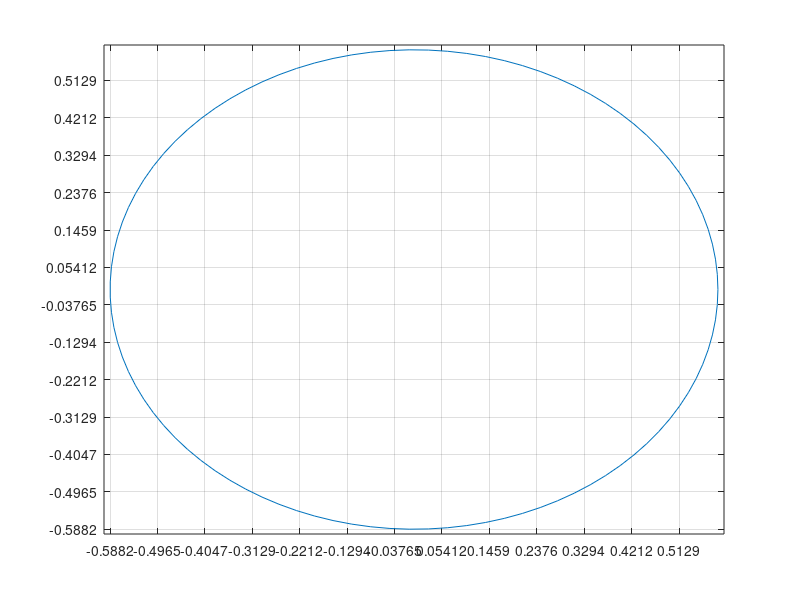

MATLAB code to generate this figure:
%Testing area elements
L = 0.156/1.7;
R = 1/1.7;

plot(R*cos(linspace(0,2*pi)),R*sin(linspace(0,2*pi)))
grid on
xticks(-R:L:R);
yticks(-R:L:R);